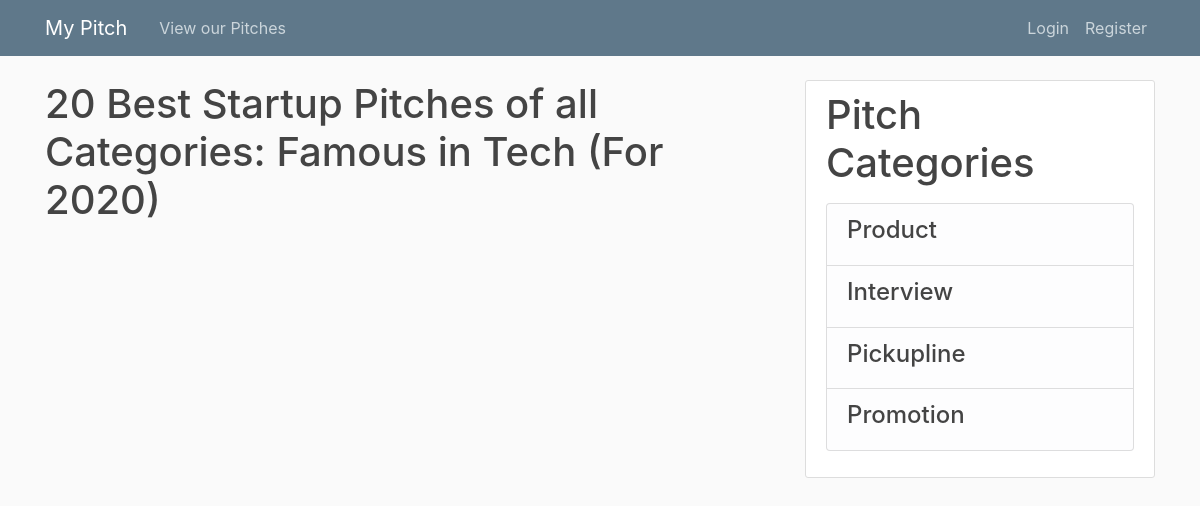
/product, run on an earlier commit of the app's database.
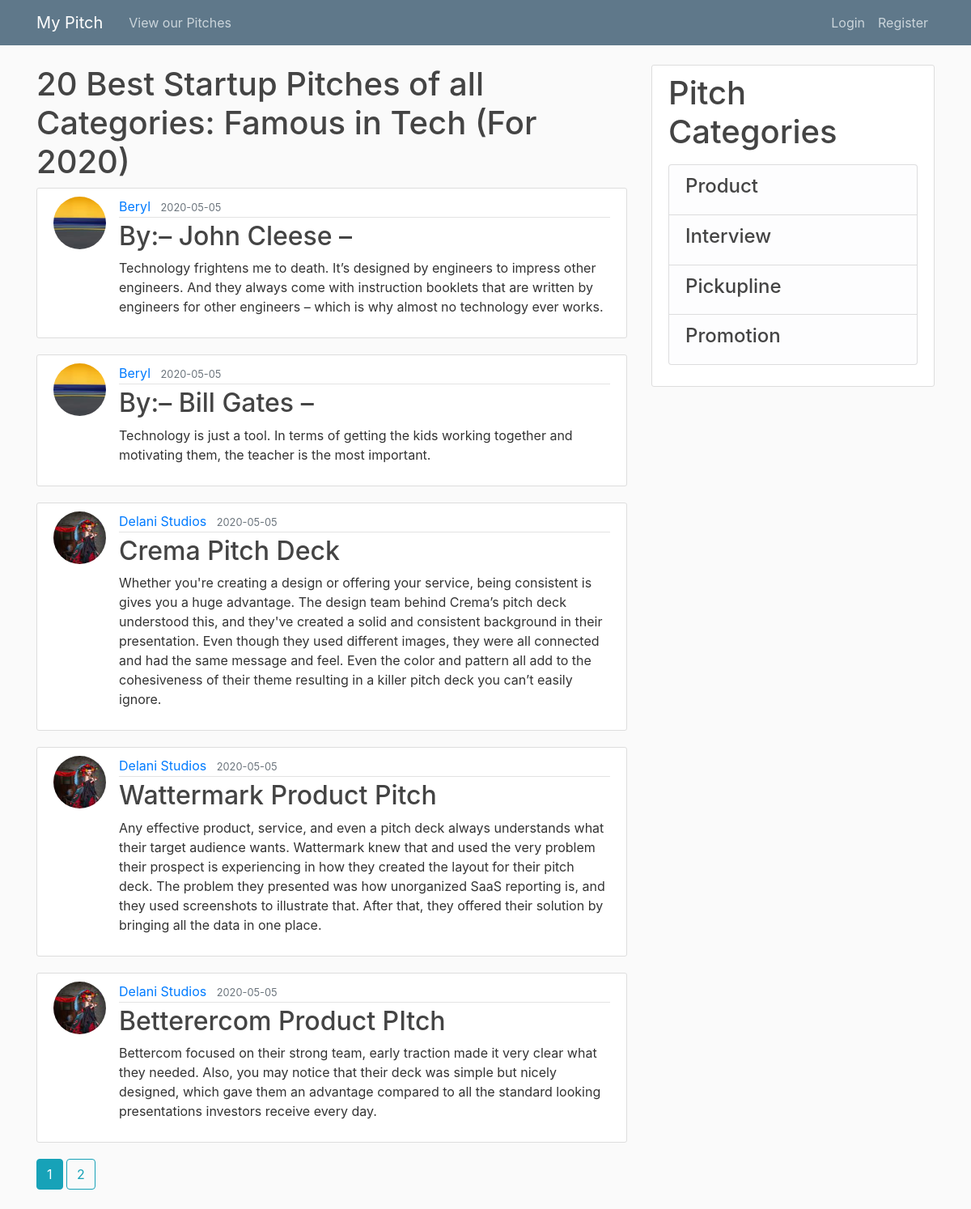
And on a later commit of the database.
### app/models.py (models this page shows, shortened)
class Post(db.Model):
    id = db.Column(db.Integer, primary_key=True)
    title = db.Column(db.String(100), nullable=False)
    date = db.Column(db.DateTime, nullable=False, default=datetime.utcnow)
    content = db.Column(db.Text, nullable=False)
    user_id = db.Column(db.Integer, db.ForeignKey('user.id'), nullable=False)

class User(db.Model, UserMixin):
    id = db.Column(db.Integer, primary_key=True)
    username = db.Column(db.String(20), unique=True, nullable=False)
    email = db.Column(db.String(120), unique=True, nullable=False)
    image_file = db.Column(db.String(20), nullable=False, default='default.jpg')
    password = db.Column(db.String(60), nullable=False)
    posts = db.relationship('Post', backref='author', lazy=True)

### app/routes.py (the view)
@app.route("/product")
def product():
    page = request.args.get('page', 1, type=int)
    posts = Post.query.order_by(Post.date.desc()).paginate(page=page, per_page=5)
    return render_template('product.html', posts=posts)

### app/templates/product.html (shortened to what this page needs)
{% extends "base.html" %}
{% block content %}
<h1>20 Best Startup Pitches of all Categories: Famous in Tech (For 2020)</h1>
{% for post in posts.items %}
<article class="media content-section">
  <img class="rounded-circle article-img"
    src="{{ url_for('static', filename='profile_pics/' + post.author.image_file) }}">
  <div class="media-body">
    <div class="article-metadata">
      <a class="mr-2" href="{{ url_for('user_posts', username=post.author.username) }}">{{ post.author.username }}</a>
      <small class="text-muted">{{ post.date.strftime('%Y-%m-%d') }}</small>
    </div>
    <h2><a class="article-title" href="{{ url_for('post', post_id=post.id) }}">{{ post.title }}</a></h2>
    <p class="article-content">{{ post.content }}</p>
  </div>
</article>
{% endfor %}
{% for page_num in posts.iter_pages(left_edge=1, right_edge=1, left_current=1, right_current=2) %}
{% if page_num %}
{% if posts.page == page_num %}
<a class="btn btn-info mb-4" href="{{ url_for('product', page=page_num) }}">{{ page_num }}</a>
{% else %}
<a class="btn btn-outline-info mb-4" href="{{ url_for('product', page=page_num) }}">{{ page_num }}</a>
{% endif %}
{% else %}
...
{% endif %}
{% endfor %}
{% endblock content %}

### app/templates/base.html (shortened to what this page needs)
<!DOCTYPE html>
<html>
<head>
  <link rel="stylesheet" href="https://maxcdn.bootstrapcdn.com/bootstrap/4.0.0/css/bootstrap.min.css"
>
  <link rel="stylesheet" type="text/css" href="{{ url_for('static', filename='styles.css') }}">
</head>
<body>
  <header class="site-header">
    <nav class="navbar navbar-expand-md navbar-dark bg-steel fixed-top">
      <div class="container">
        <a class="navbar-brand mr-4" href="{{ url_for('index') }}">My Pitch</a>
        <div class="collapse navbar-collapse" id="navbarToggle">
          <div class="navbar-nav mr-auto">
            <a class="nav-item nav-link" href="{{ url_for('product') }}">View our Pitches</a>
          </div>
          <div class="navbar-nav">
            {% if current_user.is_authenticated %}
            <a class="nav-item nav-link" href="{{ url_for('new_post') }}">Post a New Pitch</a>
            <a class="nav-item nav-link" href="{{ url_for('account') }}">Account</a>
            <a class="nav-item nav-link" href="{{ url_for('logout') }}">Logout</a>
            {% else %}
            <a class="nav-item nav-link" href="{{ url_for('login') }}">Login</a>
            <a class="nav-item nav-link" href="{{ url_for('register') }}">Register</a>
            {% endif %}
          </div>
        </div>
      </div>
    </nav>
  </header>
  <main role="main" class="container">
    <div class="row">
      <div class="col-md-8">
        {% block content %}{% endblock %}
      </div>
      <div class="col-md-4">
        <div class="content-section">
          <h1>Pitch Categories</h1>
          <p class='text-muted'>
            <ul class="list-group">
              <li class="list-group-item list-group-item-light">
                <a href="{{ url_for('new_post') }}"><h4>Product</h4></a></li>
              <li class="list-group-item list-group-item-light">
                <a href="{{ url_for('new_post') }}"><h4>Interview</h4></a></li>
              <li class="list-group-item list-group-item-light">
                <a href="{{ url_for('new_post') }}"><h4>Pickupline</h4></a></li>
              <li class="list-group-item list-group-item-light">
                <a href="{{ url_for('new_post') }}"><h4>Promotion</h4></a></li>
            </ul>
          </p>
          </div>
        </div>
      </div>
  </main>
</body>
</html>

### app/static/styles.css (style rules this page uses)
body { background: #fafafa; color: #333333; margin-top: 5rem; }
h1, h2, h3, h4, h5, h6 { color: #444444; }
.bg-steel { background-color: #5f788a; }
.site-header .navbar-nav .nav-link { color: #cbd5db; }
.content-section { background: #ffffff; padding: 10px 20px; border: 1px solid #dddddd; border-radius: 3px; margin-bottom: 20px; }
.article-title { color: #444444; }
.article-content { white-space: pre-line; }
.article-img { height: 65px; width: 65px; margin-right: 16px; }
.article-metadata { padding-bottom: 1px; margin-bottom: 4px; border-bottom: 1px solid #e3e3e3 }

What changed in the data, as far as the page shows it:
added Post: image_file (picture), author.username "Beryl", date "2020-05-05", title "By:– John Cleese –", content "Technology frightens me to death. It’s designed by engineers to impress other engineers. And they always come with instruction booklets that are written by engineers for other engineers – which is why almost no technology ever works."
added Post: image_file (picture), author.username "Beryl", date "2020-05-05", title "By:– Bill Gates –", content "Technology is just a tool. In terms of getting the kids working together and motivating them, the teacher is the most important."
added Post: image_file (picture), author.username "Delani Studios", date "2020-05-05", title "Crema Pitch Deck", content "Whether you're creating a design or offering your service, being consistent is gives you a huge advantage. The design team behind Crema’s pitch deck understood this, and they've created a solid and consistent background in their presentation. Even though they used different images, they were all connected and had the same message and feel. Even the color and pattern all add to the cohesiveness of their theme resulting in a killer pitch deck you can’t easily ignore."
added Post: image_file (picture), author.username "Delani Studios", date "2020-05-05", title "Wattermark Product Pitch", content "Any effective product, service, and even a pitch deck always understands what their target audience wants. Wattermark knew that and used the very problem their prospect is experiencing in how they created the layout for their pitch deck. The problem they presented was how unorganized SaaS reporting is, and they used screenshots to illustrate that. After that, they offered their solution by bringing all the data in one place."
added Post: image_file (picture), author.username "Delani Studios", date "2020-05-05", title "Betterercom Product PItch", content "Bettercom focused on their strong team, early traction made it very clear what they needed. Also, you may notice that their deck was simple but nicely designed, which gave them an advantage compared to all the standard looking presentations investors receive every day."
Also different on the page:
new list line: "1"
new list line: "2"
